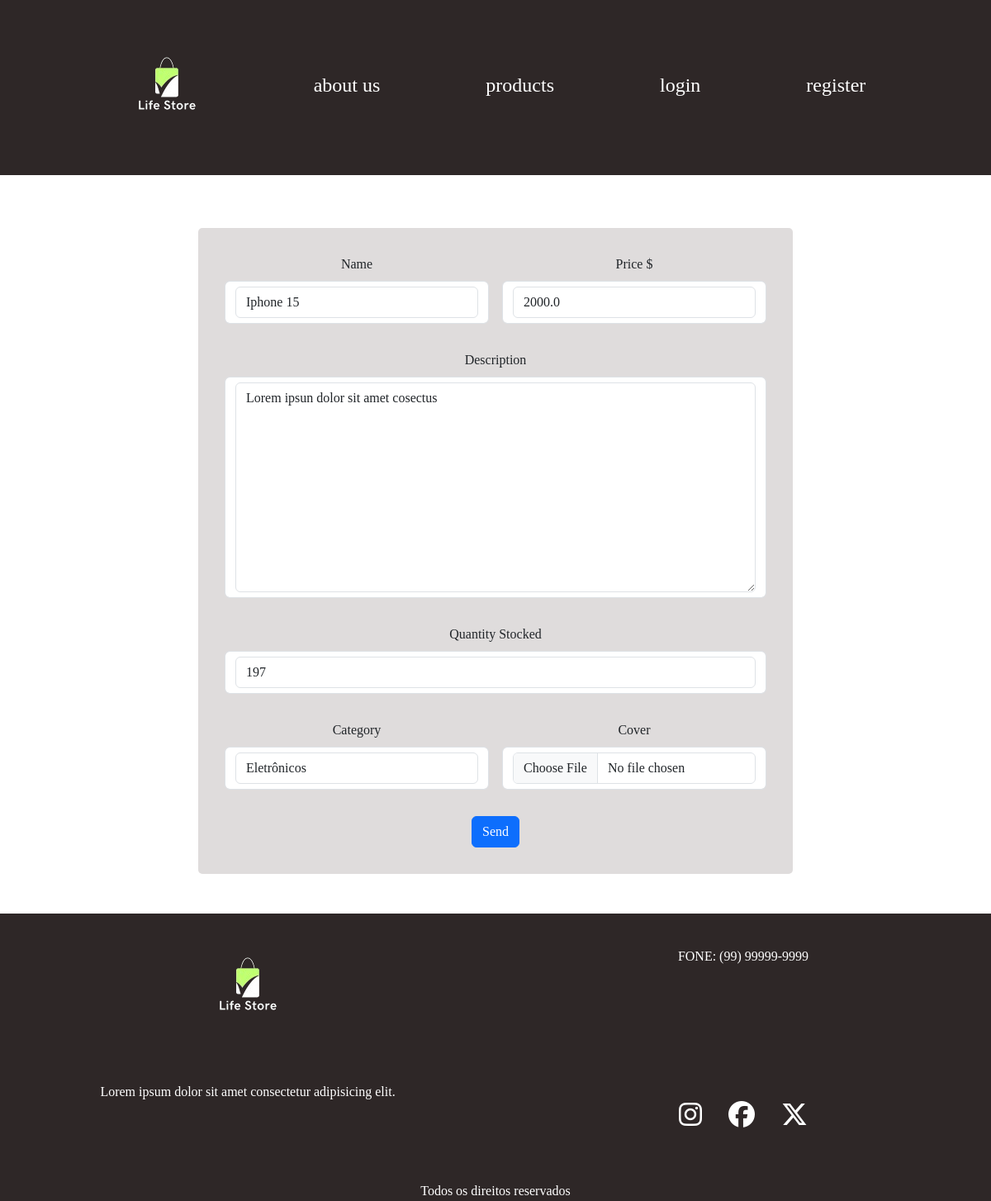
The page /product/update/1/ on the database its author committed.
### products/models.py (models this page shows)
class Product(models.Model):
    name = models.CharField(max_length=60)
    description = models.TextField()
    price = models.FloatField()
    category = models.ForeignKey(Category, on_delete=models.CASCADE)
    quantity_stocked = models.IntegerField()
    cover = models.ImageField(
        upload_to="products/covers/%Y/%m/%d/", blank=True, default=""
    )
    created_at = models.DateTimeField(auto_now_add=True)
    updated_at = models.DateTimeField(auto_now=True)

### products/views/site.py (the view)
@has_role_decorator("Admin")
def ProductUpdateView(request, id):  # Atualiza um Produto
    product = get_object_or_404(Product, id=id)
    if request.method == "GET":
        form = ProductForm(instance=product)
    elif request.method == "POST":
        form = ProductForm(request.POST, request.FILES, instance=product)
        if form.is_valid():
            form.save()
            messages.success(request, "Product was updated")
            return redirect("index")
    return render(request, "products/pages/form.html", context={"form": form})

### products/forms.py
class ProductForm(forms.ModelForm):
    class Meta:
        model = Product
        fields = [
            "name",
            "description",
            "price",
            "category",
            "quantity_stocked",
            "cover",
        ]
        widgets = {
            "name": forms.TextInput(attrs={"class": "form-control"}),
            "description": forms.Textarea(attrs={"class": "form-control"}),
            "price": forms.NumberInput(attrs={"class": "form-control"}),
            "category": forms.Select(attrs={"class": "form-control"}),
            "quantity_stocked": forms.NumberInput(attrs={"class": "form-control"}),
            "cover": forms.FileInput(attrs={"class": "form-control"}),
        }

### products/models.py (called while the page is built)
    def __str__(self):
        return self.name

### products/templates/products/pages/form.html (shortened to what this page needs)
{% extends 'global/base.html' %}
{% block content %}
  <div class="content-form">
    <form class="row g-3" method="post" enctype="multipart/form-data">
        <div class="col-md-6">
            <label for="inputName4" class="form-label">Name</label>
            <p type="text" class="form-control" id="inputName4">
                {{ form.name }}
            </p>
        </div>
        <div class="col-md-6">
            <label for="inputDescription4" class="form-label">Price $</label>
            <p type="number" class="form-control" id="inputPrice">
                {{ form.price }}
            </p>
        </div>
        <div class="col-12">
            <label for="inputDescription" class="form-label">Description</label>
            <p type="text" class="form-control" id="inputDescription">
                {{ form.description}}
            </p>
        </div>
        <div class="col-12">
            <label for="inputQuantityStocked" class="form-label">Quantity Stocked</label>
            <p type="number" class="form-control" id="inputQuantityStocked">
                {{ form.quantity_stocked }}
            </p>
        </div>
        <div class="col-md-6">
            <label for="inputCategory" class="form-label">Category</label>
            <p type="select" class="form-control" id="inputSelect">
                {{ form.category }}
            </p>
        </div>
        <div class="col-md-6">
            <label for="inputCover" class="form-label">Cover</label>
            <p type="file" class="form-control" id="inputCover">
                {{ form.cover }}
            </p>
        </div>
        <div class="col-12">
            <button type="submit" class="btn btn-primary">Send</button>
        </div>
    </form>
  </div>
{% endblock content %}

### base_static/global/css/global-styles.css (style rules this page uses)
:root { --font: @import url('https://fonts.googleapis.com/css2?family=Inter:wght@100..900&display=swap'); --color-dark-text: #444; --color-info-light: #cce5ff; --color-debug-light: #cce5ff; --color-success-light: #d4edda; --color-alert-light: #fff3cd; --color-warning-light: #fff3cd; --color-error-light: #f8d7da; --color-info-dark: #4d86c4; --color-debug-dark: #4d86c4; --color-success-dark: #4a9c5d; --color-alert-dark: #927f40; --color-warning-dark: #927f40; --color-error-dark: #da525d; --color-primary: #269fe6; --color-primary-hover: #2086c2; --color-primary-dark: #13141f; --color-primary-dark-hover: #212336; --color-primary-light: #d4ecfa; --color-primary-light-hover: #bdd8e7; --color-gray-0: #f9f9f9; --color-gray-1: #e0e0e0; --color-gray-2: #c7c7c7; --color-gray-3: #aeaeae; --color-gray-4: #959595; --color-gray-5: #7d7d7d; --color-gray-6: #646464; --color-gray-7: #4b4b4b; --color-gray-8: #323232; --color-gray-9: #191919; --spacing-gutter-medium: 3rem; --spacing-gutter-large: 4rem; }
* { margin: 0; padding: 0; box-sizing: border-box; }
body { font-family: var(--font); }
.content-form { width: 60%; padding: 2rem; border-radius: 5px; background: rgb(223, 220, 220); }

### rows shown on the page
Product: name "Iphone 15", price "2000.0", description "Lorem ipsun dolor sit amet cosectus", quantity_stocked "197", category "Eletrônicos"
